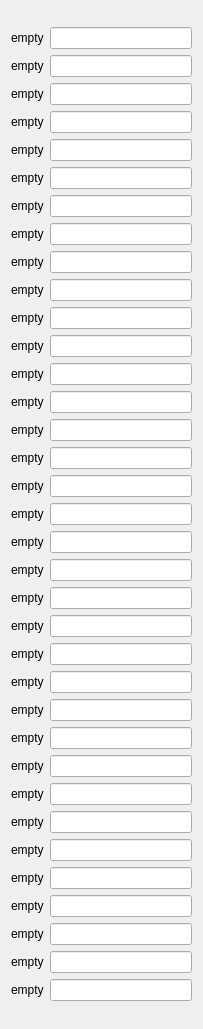
           <widget class="QWidget" name="scrollAreaWidgetContents_8">
            <property name="geometry">
             <rect>
              <x>0</x>
              <y>-820</y>
              <width>203</width>
              <height>1029</height>
             </rect>
            </property>
            <layout class="QGridLayout" name="gridLayout_12">
             <item row="2" column="0">
              <layout class="QGridLayout" name="gridLayout_13">
               <property name="leftMargin">
                <number>0</number>
               </property>
               <item row="20" column="1">
                <widget class="QLineEdit" name="line_ctffind_20"/>
               </item>
               <item row="13" column="1">
                <widget class="QLineEdit" name="line_ctffind_13"/>
               </item>
               <item row="9" column="0">
                <widget class="QLabel" name="lbl_ctffind_9">
                 <property name="text">
                  <string>empty</string>
                 </property>
                </widget>
               </item>
               <item row="8" column="1">
                <widget class="QLineEdit" name="line_ctffind_8"/>
               </item>
               <item row="28" column="1">
                <widget class="QLineEdit" name="line_ctffind_28"/>
               </item>
               <item row="24" column="0">
                <widget class="QLabel" name="lbl_ctffind_24">
                 <property name="text">
                  <string>empty</string>
                 </property>
                </widget>
               </item>
               <item row="12" column="0">
                <widget class="QLabel" name="lbl_ctffind_12">
                 <property name="text">
                  <string>empty</string>
                 </property>
                </widget>
               </item>
               <item row="24" column="1">
                <widget class="QLineEdit" name="line_ctffind_24"/>
               </item>
               <item row="17" column="1">
                <widget class="QLineEdit" name="line_ctffind_17"/>
               </item>
               <item row="32" column="1">
                <widget class="QLineEdit" name="line_ctffind_32"/>
               </item>
               <item row="2" column="0">
                <widget class="QLabel" name="lbl_ctffind_2">
                 <property name="text">
                  <string>empty</string>
                 </property>
                </widget>
               </item>
               <item row="11" column="1">
                <widget class="QLineEdit" name="line_ctffind_11"/>
               </item>
               <item row="28" column="0">
                <widget class="QLabel" name="lbl_ctffind_28">
                 <property name="text">
                  <string>empty</string>
                 </property>
                </widget>
               </item>
               <item row="22" column="1">
                <widget class="QLineEdit" name="line_ctffind_22"/>
               </item>
               <item row="18" column="1">
                <widget class="QLineEdit" name="line_ctffind_18"/>
               </item>
               <item row="14" column="0">
                <widget class="QLabel" name="lbl_ctffind_14">
                 <property name="text">
                  <string>empty</string>
                 </property>
                </widget>
               </item>
               <item row="19" column="0">
                <widget class="QLabel" name="lbl_ctffind_19">
                 <property name="text">
                  <string>empty</string>
                 </property>
                </widget>
               </item>
               <item row="33" column="1">
                <widget class="QLineEdit" name="line_ctffind_33"/>
               </item>
               <item row="12" column="1">
                <widget class="QLineEdit" name="line_ctffind_12"/>
               </item>
               <item row="21" column="1">
                <widget class="QLineEdit" name="line_ctffind_21"/>
               </item>
               <item row="15" column="1">
                <widget class="QLineEdit" name="line_ctffind_15"/>
               </item>
               <item row="3" column="0">
                <widget class="QLabel" name="lbl_ctffind_3">
                 <property name="text">
                  <string>empty</string>
                 </property>
                </widget>
               </item>
               <item row="8" column="0">
                <widget class="QLabel" name="lbl_ctffind_8">
                 <property name="text">
                  <string>empty</string>
                 </property>
                </widget>
               </item>
               <item row="21" column="0">
                <widget class="QLabel" name="lbl_ctffind_21">
                 <property name="text">
                  <string>empty</string>
                 </property>
                </widget>
               </item>
               <item row="23" column="1">
                <widget class="QLineEdit" name="line_ctffind_23"/>
               </item>
               <item row="34" column="0">
                <widget class="QLabel" name="lbl_ctffind_34">
                 <property name="text">
                  <string>empty</string>
                 </property>
                </widget>
               </item>
               <item row="23" column="0">
                <widget class="QLabel" name="lbl_ctffind_23">
                 <property name="text">
                  <string>empty</string>
                 </property>
                </widget>
               </item>
               <item row="31" column="1">
                <widget class="QLineEdit" name="line_ctffind_31"/>
               </item>
               <item row="10" column="0">
                <widget class="QLabel" name="lbl_ctffind_10">
                 <property name="text">
                  <string>empty</string>
                 </property>
                </widget>
               </item>
               <item row="10" column="1">
                <widget class="QLineEdit" name="line_ctffind_10"/>
               </item>
               <item row="7" column="0">
                <widget class="QLabel" name="lbl_ctffind_7">
                 <property name="text">
                  <string>empty</string>
                 </property>
                </widget>
               </item>
               <item row="26" column="0">
                <widget class="QLabel" name="lbl_ctffind_26">
                 <property name="text">
                  <string>empty</string>
                 </property>
                </widget>
               </item>
               <item row="16" column="1">
                <widget class="QLineEdit" name="line_ctffind_16"/>
               </item>
               <item row="11" column="0">
                <widget class="QLabel" name="lbl_ctffind_11">
                 <property name="text">
                  <string>empty</string>
                 </property>
                </widget>
               </item>
               <item row="6" column="0">
                <widget class="QLabel" name="lbl_ctffind_6">
                 <property name="text">
                  <string>empty</string>
                 </property>
                </widget>
               </item>
               <item row="34" column="1">
                <widget class="QLineEdit" name="line_ctffind_34"/>
               </item>
               <item row="19" column="1">
                <widget class="QLineEdit" name="line_ctffind_19"/>
               </item>
               <item row="17" column="0">
                <widget class="QLabel" name="lbl_ctffind_17">
                 <property name="text">
                  <string>empty</string>
                 </property>
                </widget>
               </item>
               <item row="9" column="1">
                <widget class="QLineEdit" name="line_ctffind_9"/>
               </item>
               <item row="5" column="0">
                <widget class="QLabel" name="lbl_ctffind_5">
                 <property name="text">
                  <string>empty</string>
                 </property>
                </widget>
               </item>
               <item row="5" column="1">
                <widget class="QLineEdit" name="line_ctffind_5"/>
               </item>
               <item row="27" column="0">
                <widget class="QLabel" name="lbl_ctffind_27">
                 <property name="text">
                  <string>empty</string>
                 </property>
                </widget>
               </item>
               <item row="18" column="0">
                <widget class="QLabel" name="lbl_ctffind_18">
                 <property name="text">
                  <string>empty</string>
                 </property>
                </widget>
               </item>
               <item row="14" column="1">
                <widget class="QLineEdit" name="line_ctffind_14"/>
               </item>
               <item row="26" column="1">
                <widget class="QLineEdit" name="line_ctffind_26"/>
               </item>
               <item row="0" column="0">
                <widget class="QLabel" name="lbl_ctffind_0">
                 <property name="text">
                  <string>empty</string>
                 </property>
                </widget>
               </item>
               <item row="2" column="1">
                <widget class="QLineEdit" name="line_ctffind_2"/>
               </item>
               <item row="29" column="1">
                <widget class="QLineEdit" name="line_ctffind_29"/>
               </item>
               <item row="6" column="1">
                <widget class="QLineEdit" name="line_ctffind_6"/>
               </item>
               <item row="1" column="1">
                <widget class="QLineEdit" name="line_ctffind_1"/>
               </item>
               <item row="13" column="0">
                <widget class="QLabel" name="lbl_ctffind_13">
                 <property name="text">
                  <string>empty</string>
                 </property>
                </widget>
               </item>
               <item row="22" column="0">
                <widget class="QLabel" name="lbl_ctffind_22">
                 <property name="text">
                  <string>empty</string>
                 </property>
                </widget>
               </item>
               <item row="0" column="1">
                <widget class="QLineEdit" name="line_ctffind_0"/>
               </item>
               <item row="15" column="0">
                <widget class="QLabel" name="lbl_ctffind_15">
                 <property name="text">
                  <string>empty</string>
                 </property>
                </widget>
               </item>
               <item row="30" column="0">
                <widget class="QLabel" name="lbl_ctffind_30">
                 <property name="text">
                  <string>empty</string>
                 </property>
                </widget>
               </item>
               <item row="4" column="0">
                <widget class="QLabel" name="lbl_ctffind_4">
                 <property name="text">
                  <string>empty</string>
                 </property>
                </widget>
               </item>
               <item row="1" column="0">
                <widget class="QLabel" name="lbl_ctffind_1">
                 <property name="text">
                  <string>empty</string>
                 </property>
                </widget>
               </item>
               <item row="30" column="1">
                <widget class="QLineEdit" name="line_ctffind_30"/>
               </item>
               <item row="25" column="1">
                <widget class="QLineEdit" name="line_ctffind_25"/>
               </item>
               <item row="25" column="0">
                <widget class="QLabel" name="lbl_ctffind_25">
                 <property name="text">
                  <string>empty</string>
                 </property>
                </widget>
               </item>
               <item row="31" column="0">
                <widget class="QLabel" name="lbl_ctffind_31">
                 <property name="text">
                  <string>empty</string>
                 </property>
                </widget>
               </item>
               <item row="16" column="0">
                <widget class="QLabel" name="lbl_ctffind_16">
                 <property name="text">
                  <string>empty</string>
                 </property>
                </widget>
               </item>
               <item row="29" column="0">
                <widget class="QLabel" name="lbl_ctffind_29">
                 <property name="text">
                  <string>empty</string>
                 </property>
                </widget>
               </item>
               <item row="4" column="1">
                <widget class="QLineEdit" name="line_ctffind_4"/>
               </item>
               <item row="20" column="0">
                <widget class="QLabel" name="lbl_ctffind_20">
                 <property name="text">
                  <string>empty</string>
                 </property>
                </widget>
               </item>
               <item row="3" column="1">
                <widget class="QLineEdit" name="line_ctffind_3"/>
               </item>
               <item row="7" column="1">
                <widget class="QLineEdit" name="line_ctffind_7"/>
               </item>
               <item row="27" column="1">
                <widget class="QLineEdit" name="line_ctffind_27"/>
               </item>
               <item row="32" column="0">
                <widget class="QLabel" name="lbl_ctffind_32">
                 <property name="text">
                  <string>empty</string>
                 </property>
                </widget>
               </item>
               <item row="33" column="0">
                <widget class="QLabel" name="lbl_ctffind_33">
                 <property name="text">
                  <string>empty</string>
                 </property>
                </widget>
               </item>
              </layout>
             </item>
            </layout>
           </widget>
